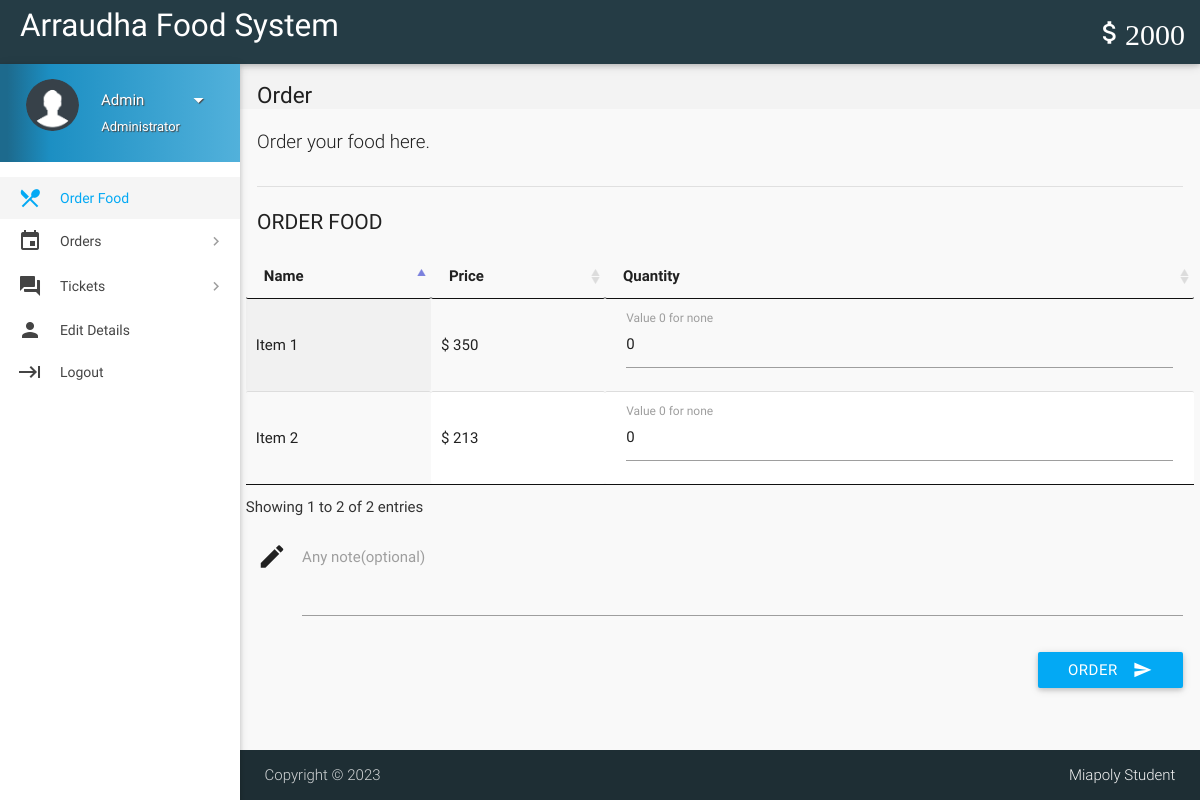
The page / (signed in) on the database its author committed.
### tables this page shows
CREATE TABLE `wallet_details` (
  `id` int(11) NOT NULL,
  `wallet_id` int(11) NOT NULL,
  `number` varchar(16) NOT NULL,
  `cvv` int(3) NOT NULL,
  `balance` int(11) NOT NULL DEFAULT 2000
);

CREATE TABLE `items` (
  `id` int(11) NOT NULL,
  `name` varchar(20) NOT NULL,
  `price` int(11) NOT NULL,
  `deleted` tinyint(4) NOT NULL DEFAULT 0
);

### includes/wallet.php (called while the page is built)
<?php
$user_id=$_SESSION['user_id'];
$sql = mysqli_query($con, "SELECT * FROM wallet where customer_id = $user_id");
while($row1 = mysqli_fetch_array($sql)){
$wallet_id = $row1['id'];
}
$sql = mysqli_query($con, "SELECT * FROM wallet_details where wallet_id = $wallet_id");
while($row1 = mysqli_fetch_array($sql)){
$balance = $row1['balance'];
}
?>

### includes/connect.php (called while the page is built, shortened)
<?php
if(isset($_SESSION['name']))
$name = $_SESSION['name'];
if(isset($_SESSION['role']))
$role = $_SESSION['role'];
?>

### index.php (the view, shortened to what this page needs)
<?php
include 'includes/connect.php';
if(isset($_SESSION['user_id']))
{
include 'includes/wallet.php';
?>
<!DOCTYPE html>
<html lang="en">
<head>
  <link href="css/materialize.min.css" type="text/css" rel="stylesheet" media="screen,projection">
  <link href="css/style.min.css" type="text/css" rel="stylesheet" media="screen,projection">
  <link href="css/custom/custom.min.css" type="text/css" rel="stylesheet" media="screen,projection">
  <link href="js/plugins/perfect-scrollbar/perfect-scrollbar.css" type="text/css" rel="stylesheet" media="screen,projection">
  <link href="js/plugins/data-tables/css/jquery.dataTables.min.css" type="text/css" rel="stylesheet" media="screen,projection">
</head>
<body>
  <header id="header" class="page-topbar">
        <div class="navbar-fixed">
            <nav class="navbar-color">
                <div class="nav-wrapper">
                    <ul class="left">
                      <li><h1 class="logo-wrapper"><a href="index.php" class="brand-logo darken-1">Arraudha Food  System</a></h1></li>
                    </ul>
                    <ul class="right hide-on-med-and-down">
                        <li><a href="#" class="waves-effect waves-block waves-light"><i class="mdi-editor-attach-money"><?php echo $balance;?></i></a>
                        </li>
                    </ul>
                </div>
            </nav>
        </div>
  </header>
  <div id="main">
    <div class="wrapper">
      <aside id="left-sidebar-nav">
        <ul id="slide-out" class="side-nav fixed leftside-navigation">
            <li class="user-details  light-blue darken-2">
            <div class="row">
                <div class="col col s4 m4 l4">
                    <img src="images/userav.png" alt="" class="circle responsive-img valign profile-image">
                </div>
                <div class="col col s8 m8 l8">
                    <a class="btn-flat dropdown-button waves-effect waves-light white-text profile-btn" href="#" data-activates="profile-dropdown"><?php echo $name;?> <i class="mdi-navigation-arrow-drop-down right"></i></a>
                    <p class="user-roal"><?php echo $role;?></p>
                </div>
            </div>
            </li>
            <li class="bold active"><a href="index.php" class="waves-effect waves-light-blue"><i class="mdi-maps-local-restaurant"></i> Order Food</a>
            </li>
                <li class="no-padding">
                    <ul class="collapsible collapsible-accordion">
                        <li class="bold"><a class="collapsible-header waves-effect waves-light-blue"><i class="mdi-editor-insert-invitation"></i> Orders</a>
                        </li>
                    </ul>
                </li>
                <li class="no-padding">
                    <ul class="collapsible collapsible-accordion">
                        <li class="bold"><a class="collapsible-header waves-effect waves-light-blue"><i class="mdi-action-question-answer"></i> Tickets</a>
                        </li>
                    </ul>
                </li>
            <li class="bold"><a href="details.php" class="waves-effect waves-light-blue"><i class="mdi-social-person"></i> Edit Details</a>
            </li>
            <li class="bold"><a href="routers/logout.php" class="waves-effect waves-light-blue"><i class="mdi-hardware-keyboard-tab"></i> Logout</a></li>
        </ul>
        </aside>
      <section id="content">
        <div id="breadcrumbs-wrapper">
          <div class="container">
            <div class="row">
              <div class="col s12 m12 l12">
                <h5 class="breadcrumbs-title">Order</h5>
              </div>
            </div>
          </div>
        </div>
        <div class="container">
          <p class="caption">Order your food here.</p>
          <div class="divider"></div>
		  <form class="formValidate" id="formValidate" method="post" action="place-order.php" novalidate="novalidate">
            <div class="row">
              <div class="col s12 m4 l3">
                <h4 class="header">Order Food</h4>
              </div>
              <div>
                  <table id="data-table-customer" class="responsive-table display" cellspacing="0">
                    <thead>
                      <tr>
                        <th>Name</th>
                        <th>Price</th>
                        <th>Quantity</th>
                      </tr>
                    </thead>
                    <tbody>
				<?php
				$result = mysqli_query($con, "SELECT * FROM items where not deleted;");
				while($row = mysqli_fetch_array($result))
				{
					echo '<tr><td>'.$row["name"].'</td><td>'.'$ '.$row["price"].'</td>';
					echo '<td><div class="input-field col s12"><label>Value 0 for none</label>';
					echo '<input id="'.$row["id"].'" name="'.$row["id"].'" type="number" data-error=".errorTxt'.$row["id"].'" value="0"><div class="errorTxt'.$row["id"].'"></div></td></tr>';
				}
				?>
                    </tbody>
</table>
              </div>
			  <div class="input-field col s12">
              <i class="mdi-editor-mode-edit prefix"></i>
              <textarea id="description" name="description" class="materialize-textarea"></textarea>
              <label for="description" class="">Any note(optional)</label>
			  </div>
			  <div>
			  <div class="input-field col s12">
                              <button class="btn  light-blue waves-effect waves-light right" type="submit" name="action">Order
                                <i class="mdi-content-send right"></i>
                              </button>
                            </div>
            </div>
			</form>
          </div>
        </div>
  </div>
 <footer class="page-footer">
    <div class="footer-copyright">
      <div class="container">
        <span>Copyright © <?php echo date("Y"); ?><span class="right"><a class="grey-text text-lighten-4" href="https://github.com/mcjibreen07">Miapoly Student</a></span>
        </div>
    </div>
  </footer>
</body>
</html>
<?php
	}
?>

### index.php (style rules this page uses)
.input-field label.active { width:100%; }

### rows shown on the page
wallet_details: balance "2000"
items: name "Item 1", price "350"
items: name "Item 2", price "213"

### other values the page prints
$name "Admin"
$role "Administrator"
